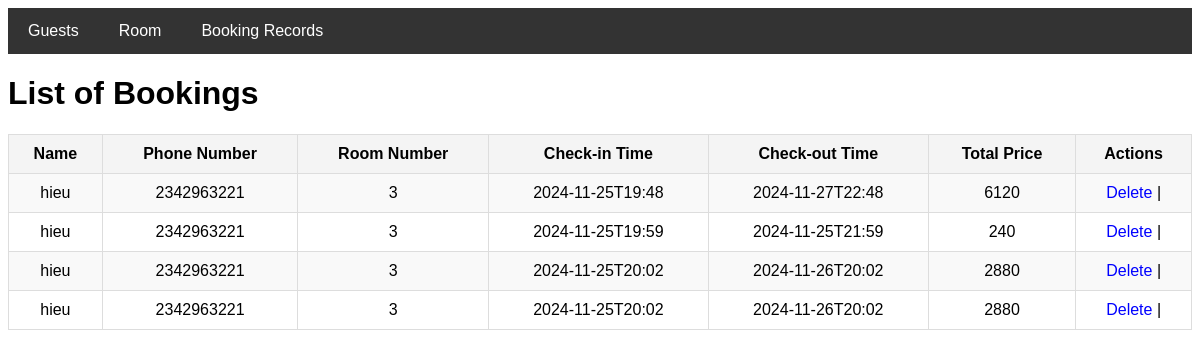
The page /guest_room_list on the database as committed earlier.
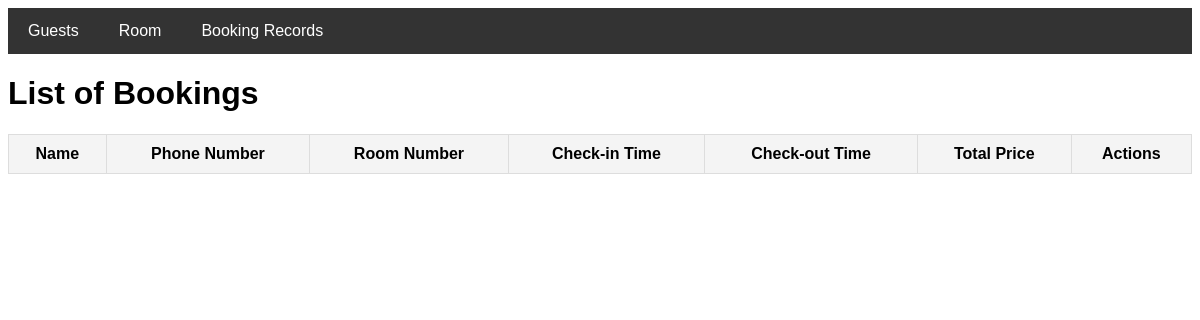
The same page on the database as committed later.
### tables this page shows
CREATE TABLE guest_rooms (
    id INTEGER PRIMARY KEY AUTOINCREMENT,
    guest_id INTEGER NOT NULL,
    room_id INTEGER NOT NULL,
    check_in_time DATE NOT NULL,
    check_out_time DATE NOT NULL,
    total_price INTEGER NOT NULL,
    FOREIGN KEY (guest_id) REFERENCES guests(id) 
        ON DELETE RESTRICT 
        ON UPDATE CASCADE,
    FOREIGN KEY (room_id) REFERENCES rooms(id) 
        ON DELETE RESTRICT 
        ON UPDATE CASCADE
);

CREATE TABLE guests (
    id INTEGER PRIMARY KEY AUTOINCREMENT,
    name TEXT NOT NULL,
    phone_number TEXT NOT NULL,
    email TEXT NOT NULL
);

CREATE TABLE rooms (
    id INTEGER PRIMARY KEY AUTOINCREMENT,
    room_number INTEGER NOT NULL,
    room_type TEXT NOT NULL CHECK (room_type IN ('Single', 'Twin', 'Double', 'Triple')),
    price INTEGER NOT NULL,
    status TEXT NOT NULL DEFAULT 'Available' CHECK (status IN ('Available', 'Unavailable'))
);

### app.py (the view)
@app.route("/guest_room_list", methods=['GET'])
def get_guest_room_list():
    guest_room = database.get_guest_room_list()
    return render_template("guest_room_list.html", guest_rooms=guest_room)

### database.py (called while the page is built)
def get_guest_room_list():
    cursor = connection.cursor()
    cursor.execute("""
                   SELECT gr.id, g.name, g.phone_number, r.room_number, gr.check_in_time, gr.check_out_time, gr.total_price
                   FROM guest_rooms as gr
                   JOIN guests as g on gr.guest_id = g.id
                   JOIN rooms as r on gr.room_id = r.id
                   """)
    guest_rooms = cursor.fetchall()
    guest_room_list = []
    for guest_room in guest_rooms:
        guest_room_list.append({
            'id': guest_room[0],
            'guest_name': guest_room[1],
            'phone_number': guest_room[2],
            'room_number': guest_room[3],
            'check_in_time': guest_room[4],
            'check_out_time': guest_room[5],
            'total_price' : guest_room[6]
        })
    return guest_room_list

### templates/guest_room_list.html (shortened to what this page needs)
<!DOCTYPE html>
<html>
<head>
</head>
<body>
    <div class="navbar">
        <a href="/guest_list">Guests</a>
        <a href="/room_list">Room</a>
        <a href="/guest_room_list">Booking Records</a>
    </div>
    <header>
        <h1>List of Bookings</h1>
    </header>
    <table>
        <tr>
            <th>Name</th>
            <th>Phone Number</th>
            <th>Room Number</th>
            <th>Check-in Time</th>
            <th>Check-out Time</th>
            <th>Total Price</th>
            <th>Actions</th>
        </tr>
        {% for guest_room in guest_rooms %}
        <tr>
            <td>{{ guest_room['guest_name'] }}</td>
            <td>{{ guest_room['phone_number'] }}</td>
            <td>{{ guest_room['room_number'] }}</td>
            <td>{{ guest_room['check_in_time'] }}</td>
            <td>{{ guest_room['check_out_time'] }}</td>
            <td>{{ guest_room['total_price'] }}</td>
            <td>
                <a href="/delete_guest_room/{{ guest_room['id'] }}">Delete</a> |
            </td>
        </tr>
        {% endfor %}
    </table>
</body>
</html>

### templates/guest_room_list.html (style rules this page uses)
body { font-family: Arial, sans-serif; }
header { margin-bottom: 20px; }
.navbar { background-color: #333; overflow: hidden; }
.navbar a { float: left; display: block; color: white; text-align: center; padding: 14px 20px; text-decoration: none; }
table { width: 100%; border-collapse: collapse; }
th, td { padding: 10px; text-align: center; border: 1px solid #ddd; }
th { background-color: #f4f4f4; }
a { color: blue; text-decoration: none; }

Rows that differ between the two databases and show on the page:
removed guest_rooms: guest_name "hieu", phone_number "2342963221", room_number "3", check_in_time "2024-11-25T19:48", check_out_time "2024-11-27T22:48", total_price "6120"
removed guest_rooms: guest_name "hieu", phone_number "2342963221", room_number "3", check_in_time "2024-11-25T19:59", check_out_time "2024-11-25T21:59", total_price "240"
removed guest_rooms: guest_name "hieu", phone_number "2342963221", room_number "3", check_in_time "2024-11-25T20:02", check_out_time "2024-11-26T20:02", total_price "2880"
removed guest_rooms: guest_name "hieu", phone_number "2342963221", room_number "3", check_in_time "2024-11-25T20:02", check_out_time "2024-11-26T20:02", total_price "2880"
